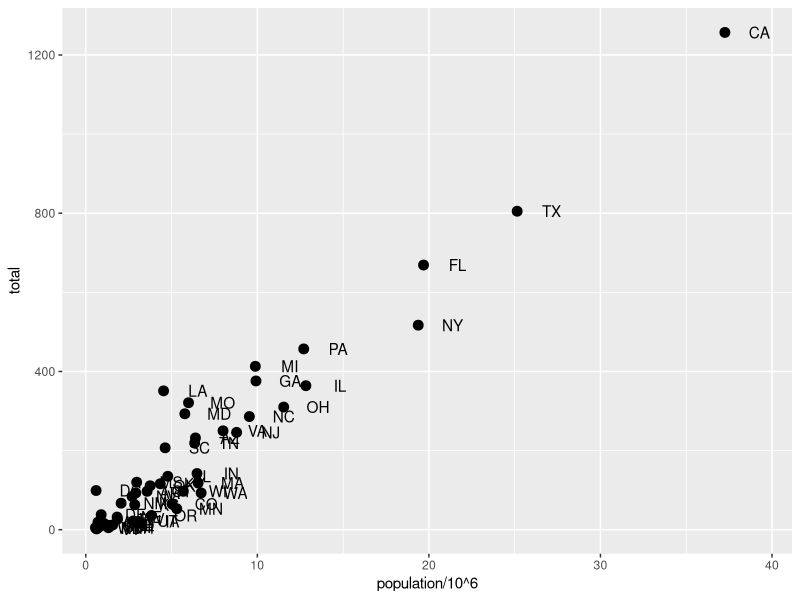
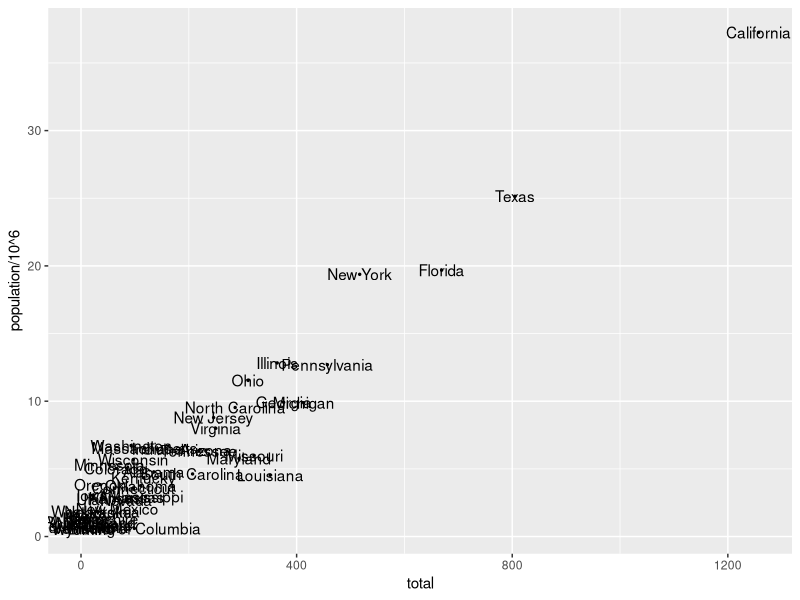
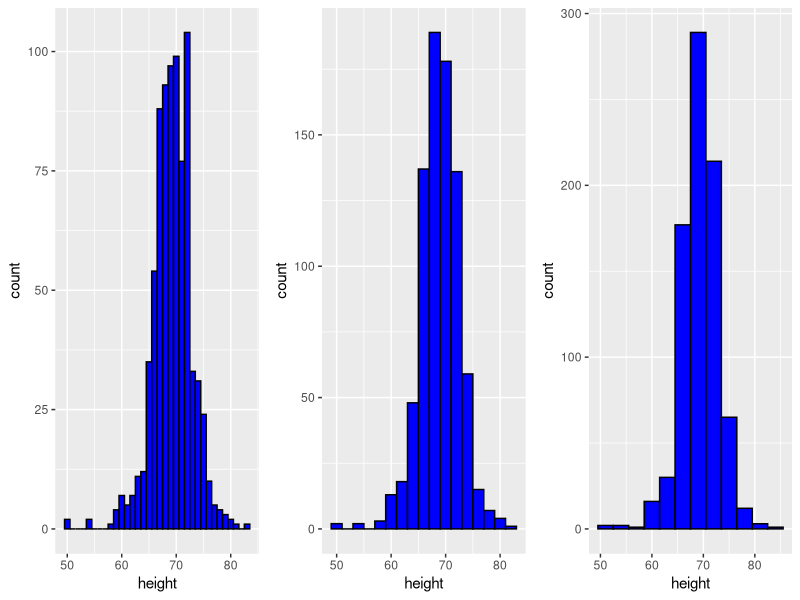
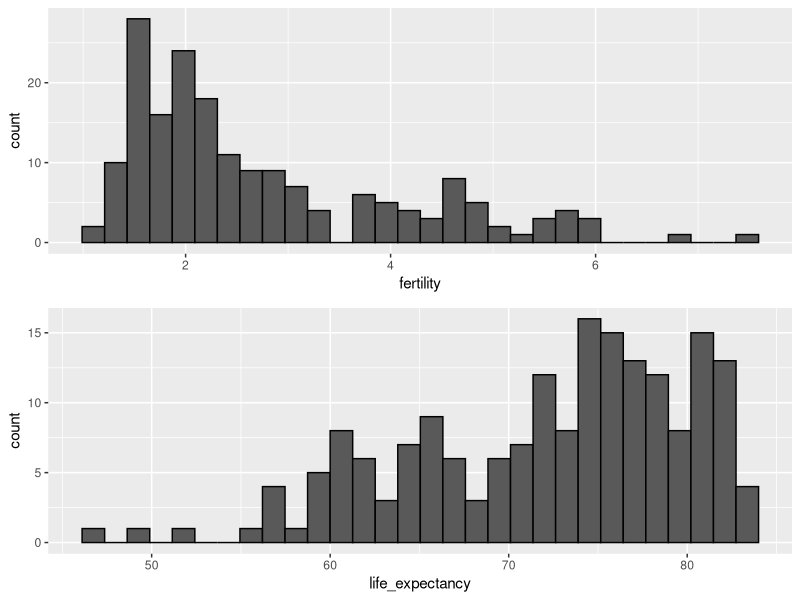
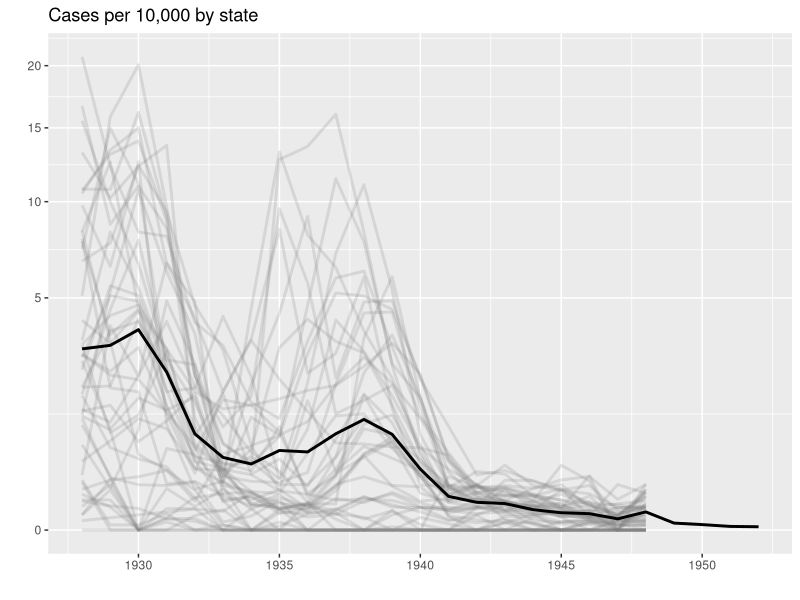
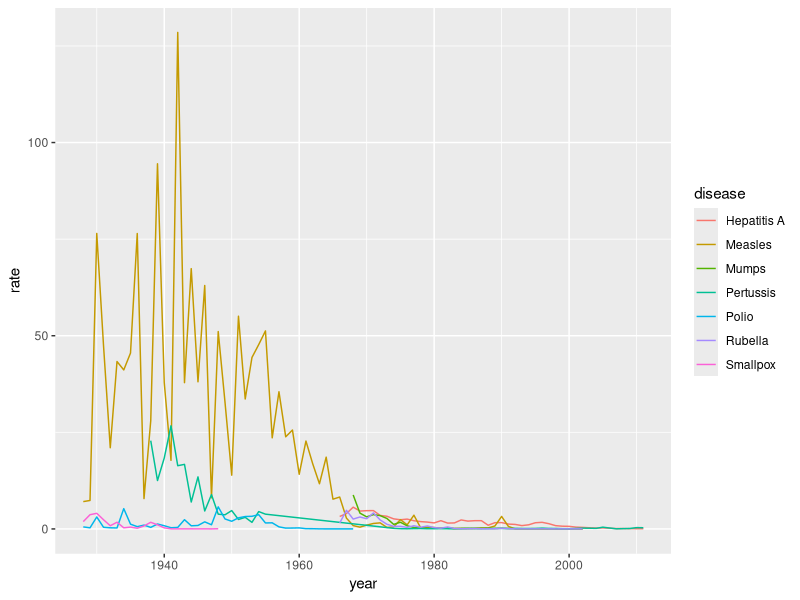

The R source for these figures, in order:
## ---- chunk 1
library(ggplot2)
library(dplyr)
library(dslabs)
murders %>% ggplot() + 
            geom_point(aes(population/10^6, total), size = 3) +
            geom_text(aes(population/10^6, total, label = abb), nudge_x = 2)
## ---- chunk 2
data(murders)
murders %>% ggplot() + 
            geom_point(aes(x=total, y=population/10^6), size = 0.5) + 
            geom_text(aes(x=total, y=population/10^6, label = state))
## ---- chunk 3
p <- heights %>% filter(sex == "Male") %>% 
                 ggplot(aes(x = height)) 

p1 <- p + geom_histogram(binwidth = 1, fill = "blue", col="black")
p2 <- p + geom_histogram(binwidth = 2, fill = "blue", col="black")
p3 <- p + geom_histogram(binwidth = 3, fill = "blue", col="black")
## ---- chunk 4
library(gridExtra)
grid.arrange(p1,p2,p3, ncol = 3)
## ---- chunk 5
data(gapminder)
gapminder <- gapminder %>% filter(year == "2015")
## ---- chunk 6
p1 <- gapminder %>% ggplot(aes(x = fertility)) +          
                    geom_histogram(color = "black")

p2 <- gapminder %>% ggplot(aes(x = life_expectancy))  +                            
                    geom_histogram(color = "black")

grid.arrange(p1,p2, ncol = 1)
## ---- chunk 7
library(dslabs)
data("us_contagious_diseases")
## ---- chunk 8
dat <- us_contagious_diseases %>% 
       filter(!state %in% c("Hawaii", "Alaska") & 
       disease == "Smallpox" & weeks_reporting >= 10) %>%
       mutate(rate = count / population * 10000)
## ---- chunk 9
avg <- us_contagious_diseases %>%
       filter(disease == "Smallpox") %>% 
       group_by(year) %>%
       summarize(us_rate = sum(count, na.rm=TRUE)/sum(population, na.rm=TRUE)*10000)
## ---- chunk 10
dat %>% ggplot() + geom_line(aes(year, rate, group = state),  
                             color = "grey50", 
                             show.legend = FALSE, 
                             alpha = 0.2, size = 1) +
                   geom_line(mapping = aes(year, us_rate),
                             data = avg, 
                             size = 1, 
                             color = "black") +
                   scale_y_continuous(trans = "sqrt") +
                   ggtitle("Cases per 10,000 by state") + 
                   xlab("") + 
                   ylab("")
## ---- chunk 11
us_contagious_diseases %>% filter(state == "California" & weeks_reporting >= 10) %>%
                           mutate(rate = count/population*10000) %>%
                           ggplot(aes(year, rate, color = disease)) + 
                           geom_line()
